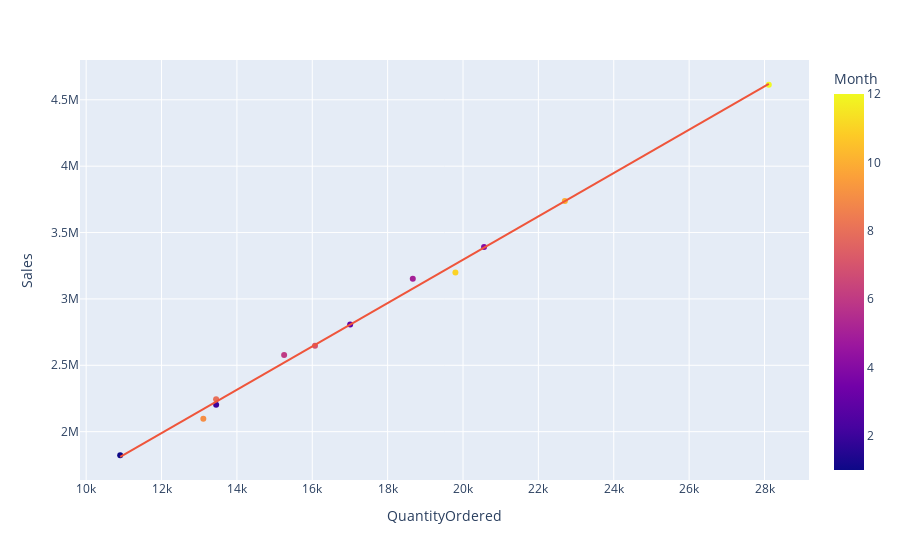

The notebook cell saved with this chart:
### Code cell
fig1 = px.scatter(stockBarplot12, x="QuantityOrdered", y="Sales", color="Month", trendline="ols")
fig1.show()

results = px.get_trendline_results(fig1)
print(results)

### Figure 1 — Plotly figure (JSON) as saved in the notebook; plotly's stock layout.template omitted (floating-point values rounded to 4 significant figures)
{"data": [{"hovertemplate": "QuantityOrdered=%{x}<br>Sales=%{y}<br>Month=%{marker.color}<extra></extra>", "legendgroup": "", "marker": {"color": [1, 2, 3, 4, 5, 6, 7, 8, 9, 10, 11, 12], "coloraxis": "coloraxis", "symbol": "circle"}, "mode": "markers", "name": "", "orientation": "v", "showlegend": false, "type": "scatter", "x": [10903, 13449, 17005, 20558, 18667, 15253, 16072, 13448, 13109, 22703, 19798, 28114], "xaxis": "x", "y": [1822000.0, 2202000.0, 2807000.0, 3391000.0, 3153000.0, 2578000.0, 2648000.0, 2244000.0, 2098000.0, 3737000.0, 3200000.0, 4613000.0], "yaxis": "y"}, {"hovertemplate": "<b>OLS trendline</b><br>Sales = 163.36 * QuantityOrdered + 28078.9<br>R<sup>2</sup>=0.997210<br><br>QuantityOrdered=%{x}<br>Sales=%{y} <b>(trend)</b><extra></extra>", "legendgroup": "", "marker": {"symbol": "circle"}, "mode": "lines", "name": "", "showlegend": false, "type": "scatter", "x": [10903, 13109, 13448, 13449, 15253, 16072, 17005, 18667, 19798, 20558, 22703, 28114], "xaxis": "x", "y": [1809000.0, 2170000.0, 2225000.0, 2225000.0, 2520000.0, 2654000.0, 2806000.0, 3078000.0, 3262000.0, 3386000.0, 3737000.0, 4621000.0], "yaxis": "y"}], "layout": {"coloraxis": {"colorbar": {"title": {"text": "Month"}}, "colorscale": [[0, "#0d0887"], [0.1111, "#46039f"], [0.2222, "#7201a8"], [0.3333, "#9c179e"], [0.4444, "#bd3786"], [0.5556, "#d8576b"], [0.6667, "#ed7953"], [0.7778, "#fb9f3a"], [0.8889, "#fdca26"], [1, "#f0f921"]]}, "legend": {"tracegroupgap": 0}, "margin": {"t": 60}, "xaxis": {"anchor": "y", "domain": [0, 1], "title": {"text": "QuantityOrdered"}}, "yaxis": {"anchor": "x", "domain": [0, 1], "title": {"text": "Sales"}}}}
